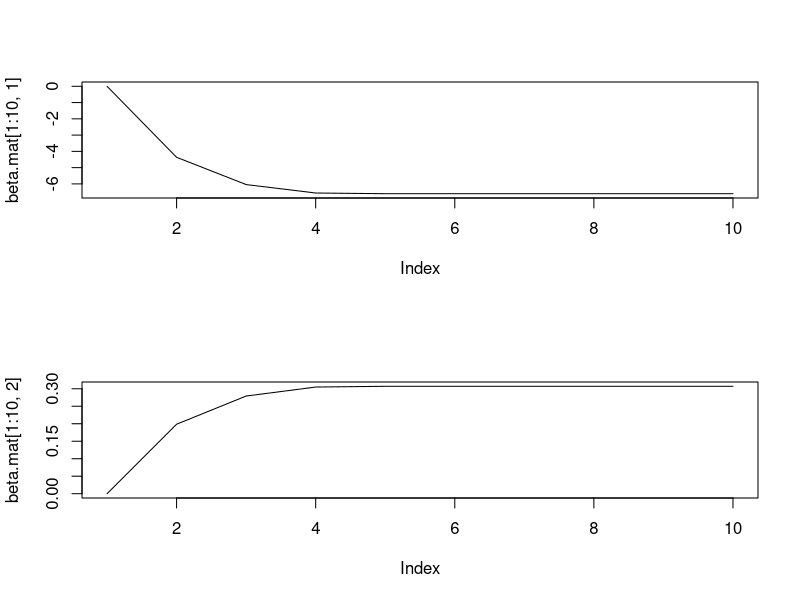

Reproduce this figure in R.
## Iteratively Reweighted Least Squares

fit.glm = glm(am ~ mpg, data = mtcars, family = binomial)
summary(fit.glm)

X = model.matrix(fit.glm)
y = mtcars$am

r = 100
beta.mat = matrix(NA, ncol = 2, nrow = r)

beta.mat[1, ] = c(0, 0)

for (i in 2:r) {
  mu.vec = 1 / (1 + exp(-(X %*% beta.mat[i - 1, ])))
  sigma.mat = diag(c(mu.vec * (1 - mu.vec)))
  nu.vec = X %*% beta.mat[i - 1, ] + (y - mu.vec) / diag(sigma.mat)
  beta.mat[i, ] = solve(t(X) %*% (sigma.mat) %*% X) %*% t(X) %*% sigma.mat %*% nu.vec
}

beta.mat[r, ]
sqrt(diag(solve(t(X) %*% sigma.mat %*% X)))
summary(fit.glm)

par(mfrow = c(2, 1))
plot(beta.mat[1:10, 1], type = "l")
plot(beta.mat[1:10, 2], type = "l")
par(mfrow = c(1, 1))
  
